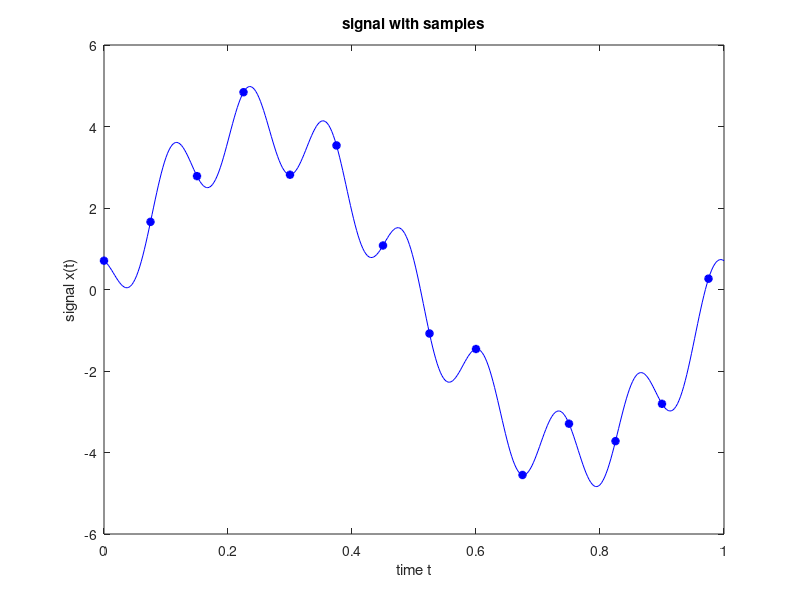
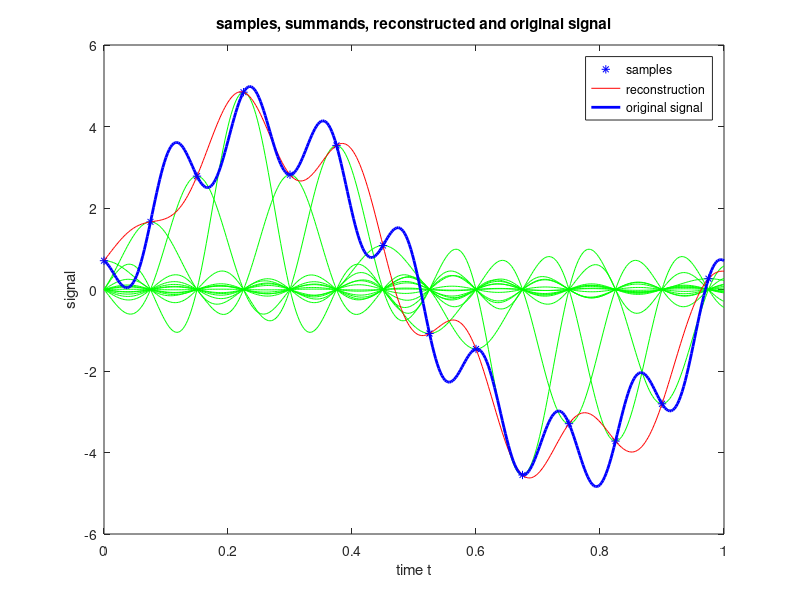

The MATLAB script that drew these images, in order:
clear(); clc();


dT  = 0.0025;                           % small time step for the quasi continuous-time signal
t   = 0:dT:1;                           % time vector
x   = 4*sin(2*pi*t)+cos(pi/4+16*pi*t);  % signal vector

% figure()
% plot(t,x,'b','Linewidth',2);
% title('signal'); xlabel('time t'); ylabel('signal x(t)');

m = 30;                                 % every m-th value will be sampled (max allowed is 24)
T_s = m*dT;                             % sampling period 
t_n = downsample(t,m);                  % time vector for the samples
x_n = downsample(x,m);                  % downsampled signal
figure()
plot(t,x,'b',t_n,x_n,'b*','Linewidth',2);          
title('signal with samples'); xlabel('time t'); ylabel('signal x(t)');

% --- part d ----
figure(); hold on; box on; 
x_sum = 0*t;                                % initialize summand vector
for k = 1:length(x_n)                       % looping over all samples, note: x(k=1) represents sample x[0] from the lecture
                                            % (indices must be positive integers in MATLAB)
    s = x_n(k)*sinc((t-(k-1)*T_s)/T_s);     % summand for sample x_n(k)
    plot(t,s,'g','HandleVisibility','off'); % plot individual summands, suppressing legend entry
    x_sum = x_sum+s;                        % summing of summands
end
plot(t_n,x_n,'b*',t,x_sum,'r',t,x,'b','Linewidth',2);
title('samples, summands, reconstructed and original signal');
legend('samples','reconstruction','original signal')
xlabel('time t'); ylabel('signal');
hold off;
